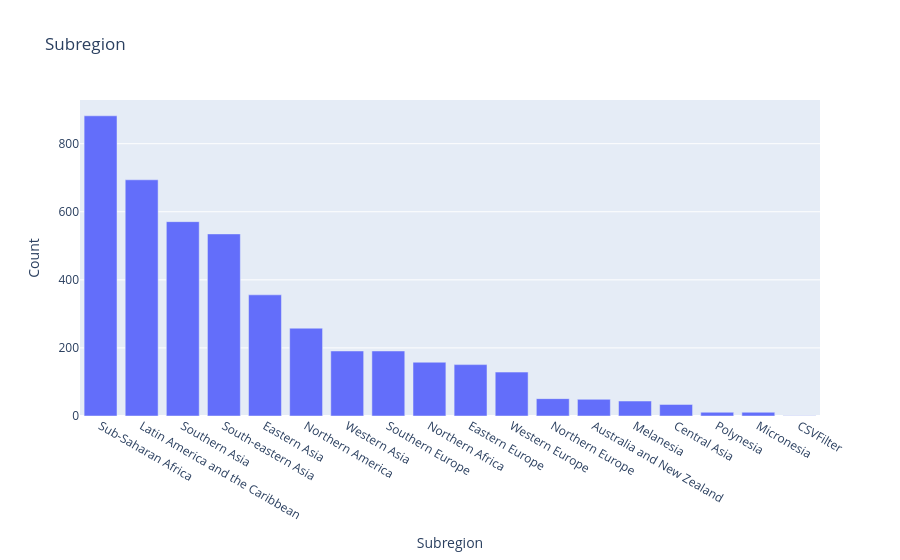
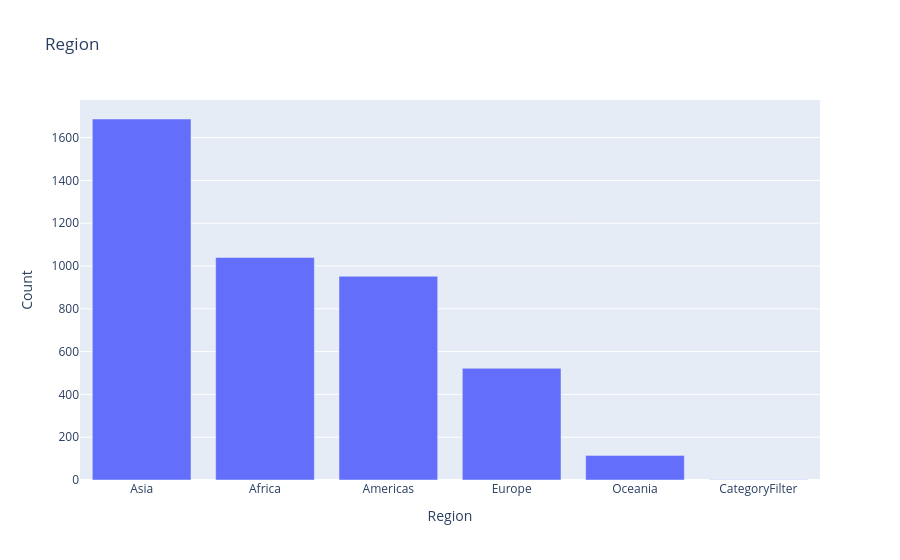
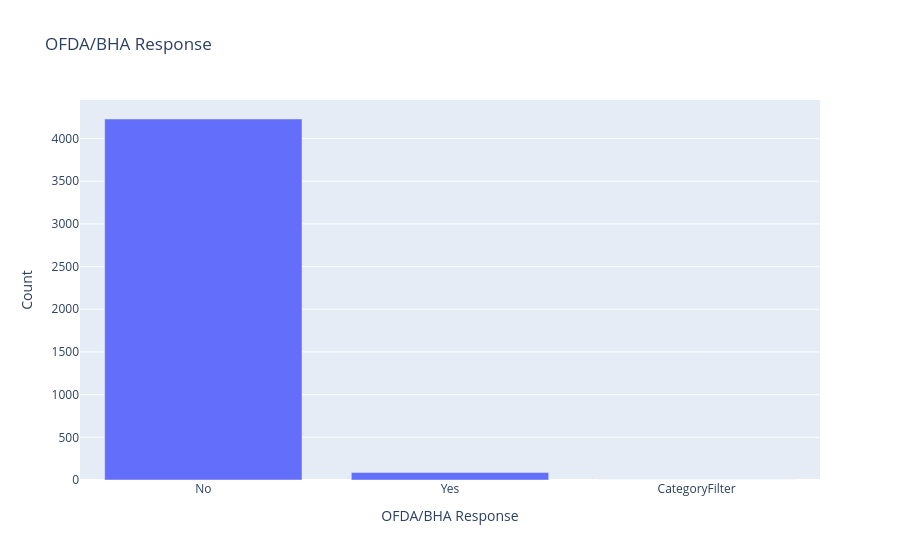
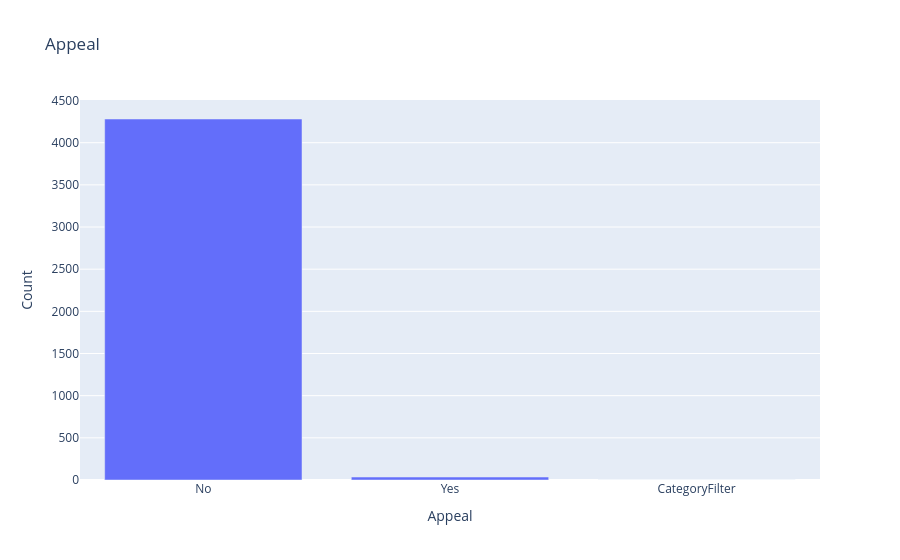

Here is the notebook cell these charts were saved with, in order:
### Code cell
for i in cat:
    fig=go.Figure(
        data=[go.Bar(
            x=df[i].value_counts().index, 
            y=df[i].value_counts())])
    fig.update_layout(
    title=i,
    xaxis_title=i,
    yaxis_title='Count')
    fig.show()

### Figure 1 — Plotly figure (JSON) as saved in the notebook; plotly's stock layout.template omitted (floating-point values rounded to 4 significant figures)
{"data": [{"type": "bar", "x": ["Sub-Saharan Africa", "Latin America and the Caribbean", "Southern Asia", "South-eastern Asia", "Eastern Asia", "Northern America", "Western Asia", "Southern Europe", "Northern Africa", "Eastern Europe", "Western Europe", "Northern Europe", "Australia and New Zealand", "Melanesia", "Central Asia", "Polynesia", "Micronesia", "CSVFilter"], "y": [882, 694, 571, 535, 356, 258, 191, 191, 158, 151, 129, 51, 49, 44, 34, 11, 11, 1]}], "layout": {"autosize": true, "title": {"text": "Subregion"}, "xaxis": {"autorange": true, "range": [-0.5, 17.5], "title": {"text": "Subregion"}, "type": "category"}, "yaxis": {"autorange": true, "range": [0, 928.4], "title": {"text": "Count"}, "type": "linear"}}}

### Figure 2 — Plotly figure (JSON) as saved in the notebook; plotly's stock layout.template omitted (floating-point values rounded to 4 significant figures)
{"data": [{"type": "bar", "x": ["Asia", "Africa", "Americas", "Europe", "Oceania", "CategoryFilter"], "y": [1687, 1040, 952, 522, 115, 1]}], "layout": {"autosize": true, "title": {"text": "Region"}, "xaxis": {"autorange": true, "range": [-0.5, 5.5], "title": {"text": "Region"}, "type": "category"}, "yaxis": {"autorange": true, "range": [0, 1776.0], "title": {"text": "Count"}, "type": "linear"}}}

### Figure 3 — Plotly figure (JSON) as saved in the notebook; plotly's stock layout.template omitted (floating-point values rounded to 4 significant figures)
{"data": [{"type": "bar", "x": ["No", "Yes", "CategoryFilter"], "y": [4229, 87, 1]}], "layout": {"autosize": true, "title": {"text": "OFDA/BHA Response"}, "xaxis": {"autorange": true, "range": [-0.5, 2.5], "title": {"text": "OFDA/BHA Response"}, "type": "category"}, "yaxis": {"autorange": true, "range": [0, 4452.0], "title": {"text": "Count"}, "type": "linear"}}}

### Figure 4 — Plotly figure (JSON) as saved in the notebook; plotly's stock layout.template omitted (floating-point values rounded to 4 significant figures)
{"data": [{"type": "bar", "x": ["No", "Yes", "CategoryFilter"], "y": [4281, 35, 1]}], "layout": {"autosize": true, "title": {"text": "Appeal"}, "xaxis": {"autorange": true, "range": [-0.5, 2.5], "title": {"text": "Appeal"}, "type": "category"}, "yaxis": {"autorange": true, "range": [0, 4506.0], "title": {"text": "Count"}, "type": "linear"}}}
